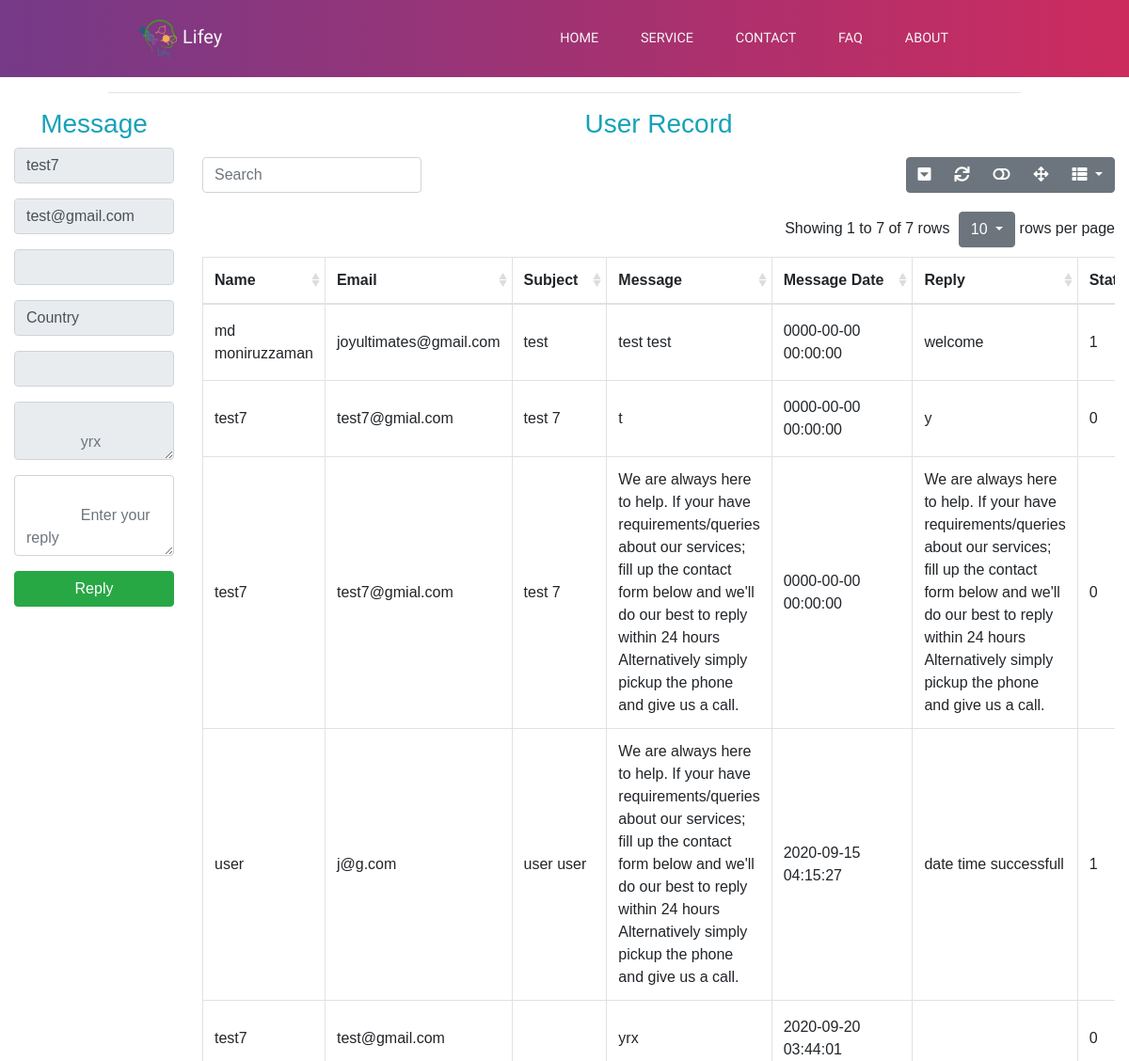
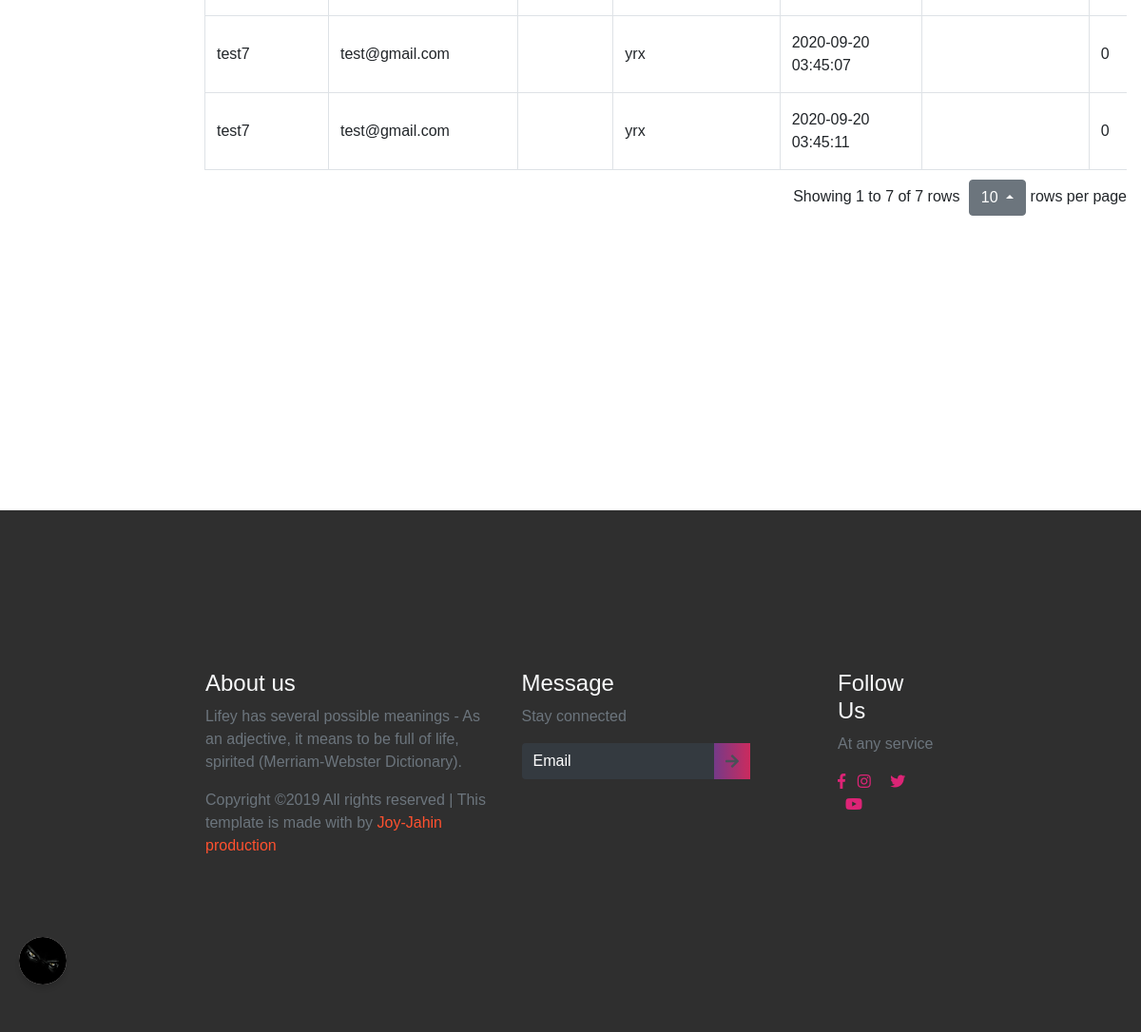
/lifey/pages/contact_inbox.php?edit=9 (signed in), run on the app's committed database (2 pictures, top to bottom).
### tables this page shows
CREATE TABLE `contact_form` (
  `contactID` int(11) NOT NULL,
  `name` varchar(255) DEFAULT NULL,
  `email` varchar(255) DEFAULT NULL,
  `contactno` varchar(255) DEFAULT NULL,
  `country` varchar(255) DEFAULT NULL,
  `subject` text,
  `message` text,
  `messageDate` datetime NOT NULL,
  `reply` text,
  `replyDate` datetime NOT NULL,
  `status` int(11) DEFAULT '0'
);

### lifey/pages/contact_inbox_action.php (called while the page is built, shortened)
<?php
    global $ConnectingDB;
	if(isset($_GET['edit'])){
		$id=$_GET['edit'];
		$query="SELECT * FROM contact_form WHERE contactID=?";
		$stmt=$ConnectingDB->prepare($query);
		$stmt->bind_param("i",$id);
		$stmt->execute();
		$result=$stmt->get_result();
		$row=$result->fetch_assoc();
		$name=$row['name'];
		$email=$row['email'];
        $contactno=$row['contactno'];
		$country=$row['country'];
		$subject=$row['subject'];
        $message=$row['message'];
		$reply=$row['reply'];
	}
?>

### lifey/pages/contact_inbox.php (the view, shortened to what this page needs)
<?php require_once("Include/DB.php"); ?>
<?php include 'contact_inbox_action.php';?>
<!DOCTYPE html>
<html lang="en">
<head>
  <link rel="stylesheet" href="https://maxcdn.bootstrapcdn.com/bootstrap/4.1.3/css/bootstrap.min.css">
  <link rel="stylesheet" type="text/css" href="https://cdn.datatables.net/v/bs4/dt-1.10.18/datatables.min.css" />
    <link rel="stylesheet" href="../css/custom/navbar_footer.css">
    <link rel="stylesheet" type="text/css" href="../css/custom/user_toggle.css">
     <link rel="stylesheet" href="../css/custom/all.css">
    <link rel="stylesheet" href="https://use.fontawesome.com/releases/v5.6.3/css/all.css">
    <link rel="stylesheet" href="../css/bootstrap/bootstrap-table.min.css">
    <link href="https://unpkg.com/jquery-resizable-columns@0.2.3/dist/jquery.resizableColumns.css" rel="stylesheet">
    <link href="https://unpkg.com/bootstrap-table@1.17.1/dist/bootstrap-table.min.css" rel="stylesheet">
</head>
  <body>
<?php
			include ('user_toggle.php');
	?>
      <header>
        <div class="container-fluid p-0">
            <nav class="navbar navbar-expand-lg">
                <a class="navbar-brand" href="home.php">
                    <img src="../images/lifey_favicon.png" style="width:50px;height:50px;">Lifey</a>
                <div class="collapse navbar-collapse" id="navbarNav">
                    <ul class="navbar-nav">
                        <li class="nav-item active">
                            <a class="nav-link" href="home.php">HOME
                            </a>
                        </li>
                        <li class="nav-item">
                            <a class="nav-link" href="services.php">SERVICE</a>
                        </li>
                        <li class="nav-item">
                            <a class="nav-link" href="contact_page.php">CONTACT</a>
                        </li>
                        <li class="nav-item">
                            <a class="nav-link" href="FAQ.php">FAQ</a>
                        </li>
                        <li class="nav-item">
                            <a class="nav-link" href="about_us.php">ABOUT</a>
                        </li>
                    </ul>
                </div>
            </nav>
        </div>
    </header>
<main id="main-area">
<section class="contact_inbox" style="margin-bottom: 300px;">
  <div class="container-fluid ">
    <div class="row justify-content-center">
      <div class="col-md-10">
        <hr>
      </div>
    </div>
    <div class="row">
        <div class="col-md-2">
        <h3 class="text-center text-info">Message</h3>
          <form action="contact_inbox_action.php" method="post" enctype="multipart/form-data">
          <div class="form-group">
            <input type="text" name="name" value="<?= $name; ?>" class="form-control" required readonly>
          </div>
          <div class="form-group">
            <input type="text" name="email" value="<?= $email; ?>" class="form-control" required readonly>
          </div>
          <div class="form-group">
            <input type="number" name="contactno" value="<?= $contactno; ?>" class="form-control"  required readonly>
          </div>
          <div class="form-group">
            <input type="text" name="country" value="<?= $country; ?>" class="form-control" p required readonly>
          </div>
          <div class="form-group">
            <input type="text" name="subject" value="<?= $subject; ?>" class="form-control"  required readonly>
          </div>
          <div class="form-group">
           <textarea type="text" name="message" value="<?= $message; ?>" class="form-control" placeholder="
             <?= $message; ?>"  required readonly></textarea>
          </div>
         <div class="form-group">
           <textarea type="text" class="form-control" name="reply" rows="3" value="<?= $reply; ?>" placeholder="
             Enter your reply" required></textarea>
         </div>
          <div class="form-group">
            <input type="submit" name="update" class="btn btn-success btn-block" value="Reply">
          </div>
        </form>
      </div>
        <div class="col-md-10">
           <?php
          global $ConnectingDB;
          $query = 'SELECT * FROM contact_form';
          $stmt = $ConnectingDB->prepare($query);
          $stmt->execute();
          $result = $stmt->get_result();
        ?>
        <h3 class="text-center text-info">User Record</h3>
            <table
                id="inbox-table"
               data-toggle="table"
               data-pagination="true"
               data-search="true"
               data-search-align="left"
               data-show-columns="true"
               data-show-toggle="true"
               data-show-refresh="true"
               data-show-fullscreen="true"
               data-show-pagination-switch="true"
               data-pagination-pre-text="Previous"
               data-pagination-next-text="Next"
               data-pagination-h-align="left"
               data-pagination-detail-h-align="right"
               data-page-list="[5, 10, 20, 30, 40, 50, all]"
               data-resizable="true"
               data-pagination-v-align="both"
               >
          <thead>
            <tr>
              <th data-field="name" data-sortable="true" >Name</th>
              <th data-field="email" data-sortable="true">Email</th>
              <th data-field="subject" data-sortable="true">Subject</th>
              <th data-field="message" data-sortable="true">Message</th>
              <th data-field="mdate" data-sortable="true">Message Date</th>
              <th data-field="reply" data-sortable="true">Reply</th>
              <th data-field="status" data-sortable="true">Status</th>
            </tr>
          </thead>
          <tbody>
            <?php while ($row = $result->fetch_assoc()) { ?>
            <tr>
              <td><?= $row['name']; ?></td>
              <td><?= $row['email']; ?></td>
              <td><?= $row['subject']; ?></td>
              <td><?= $row['message']; ?></td>
              <td><?= $row['messageDate']; ?></td>
              <td><?= $row['reply']; ?></td>
              <td><?= $row['status']; ?></td>
            </tr>
            <?php } ?>
          </tbody>
        </table>
      </div>
    </div>
  </div>
  </section>
</main>
 <footer class="footer">
        <div class="container-fluid p-0">
            <div class="row text-left">
                <div class="col-md-5 col-sm-5">
                    <h4 class="text-light">About us</h4>
                    <p class="text-muted"> Lifey has several possible meanings - As an adjective, it means to be full of life, spirited (Merriam-Webster Dictionary).</p>
                    <p class="pt-6 text-muted">Copyright ©2019 All rights reserved | This template is made with by
                        <span>Joy-Jahin production</span>
                    </p>
                </div>
                <div class="col-md-5 col-sm-12">
                    <h4 class="text-light">Message</h4>
                    <p class="text-muted">Stay connected</p>
                    <form class="form-inline">
                        <div class="col pl-0">
                            <div class="input-group pr-5">
                                <input type="text" class="form-control bg-dark text-white" id="inlineFormInputGroupUsername2" placeholder="Email">
                                <div class="input-group-prepend">
                                    <div class="input-group-text">
                                        <i class="fas fa-arrow-right"></i>
                                    </div>
                                </div>
                            </div>
                        </div>
                    </form>
                </div>
                <div class="col-md-2 col-sm-12">
                    <h4 class="text-light">Follow Us</h4>
                    <p class="text-muted">At any service</p>
                    <div class="column text-light">
                        <i class="fab fa-facebook-f"></i>
                        <i class="fab fa-instagram"></i>
                        <i class="fab fa-twitter"></i>
                        <i class="fab fa-youtube"></i>
                    </div>
                </div>
            </div>
        </div>
    </footer>
</body>
</html>

### lifey/css/custom/navbar_footer.css (style rules this page uses)
* { box-sizing: border-box; }
header { overflow-x: hidden; }
:root { --Sniglet-font: "Sniglet", cursive; --Rubik: "Rubik", cursive; --Patua: "Patua One", cursive; --Lobster: "lobster", cursive; --light-black: #2e2c2caf; --bggradient: -webkit-linear-gradient(to right, #753a88, #cc2b5e); --bggradient: linear-gradient(to right, #753a88, #cc2b5e); --light-gray: rgba(255, 255, 255, 0.877); }
header a { font-family: var(--Sniglet-font); font-size: 0.9em; color: whitesmoke; }
header .nav-item:last-child { padding-right: 10.5em; }
header .nav-item { padding: 0.9em; }
header .navbar-brand { padding-left: 8rem; }
header { background: #cc2b5e; background: var(--bggradient); }
footer { background: rgba(0, 0, 0, 0.815); overflow-x: hidden; padding: 14vmin 18vmin; }
footer p > span { color: #ff512f; }
footer input { border: none !important; }
footer input::placeholder { color: white !important; }
footer .input-group .input-group-text { background: var(--bggradient); border: none; }
footer .column i { color: #dd2476; }
footer .column i + i { padding: 0 0.5em; }

### lifey/css/custom/user_toggle.css (style rules this page uses)
* { margin: 0; padding: 0; font-family: 'poppins',sans-serif; }

### lifey/css/custom/all.css (style rules this page uses)
.fa, .fas, .far, .fal, .fab { -moz-osx-font-smoothing: grayscale; -webkit-font-smoothing: antialiased; display: inline-block; font-style: normal; font-variant: normal; text-rendering: auto; line-height: 1; }
.fa-arrow-right:before { content: "\f061"; }
.fa-facebook-f:before { content: "\f39e"; }
.fa-instagram:before { content: "\f16d"; }
.fa-twitter:before { content: "\f099"; }
.fa-youtube:before { content: "\f167"; }
.fab { font-family: 'Font Awesome 5 Brands'; }
.fa, .fas { font-family: 'Font Awesome 5 Free'; font-weight: 900; }

### data on the page
contact_form: name "test7", email "test@gmail.com", country "Country", message "yrx", messageDate "2020-09-20 03:45:07", status "0"
contact_form: name "md moniruzzaman", email "joyultimates@gmail.com", subject "test", message "test test", messageDate "0000-00-00 00:00:00", reply "welcome", status "1"
contact_form: name "test7", email "test7@gmial.com", subject "test 7", message "t", messageDate "0000-00-00 00:00:00", reply "y", status "0"
contact_form: name "test7", email "test7@gmial.com", subject "test 7", message "We are always here to help. If your have requirements/queries about our services; fill up the contact form below and we'll do our best to reply within 24 hours Alternatively simply pickup the phone and give us a call.", messageDate "0000-00-00 00:00:00", reply "We are always here to help. If your have requirements/queries about our services; fill up the contact form below and we'll do our best to reply within 24 hours Alternatively simply pickup the phone and give us a call.", status "0"
contact_form: name "user", email "j@g.com", subject "user user", message "We are always here to help. If your have requirements/queries about our services; fill up the contact form below and we'll do our best to reply within 24 hours Alternatively simply pickup the phone and give us a call.", messageDate "2020-09-15 04:15:27", reply "date time successfull", status "1"
contact_form: name "test7", email "test@gmail.com", message "yrx", messageDate "2020-09-20 03:44:01", status "0"
contact_form: name "test7", email "test@gmail.com", message "yrx", messageDate "2020-09-20 03:45:11", status "0"
